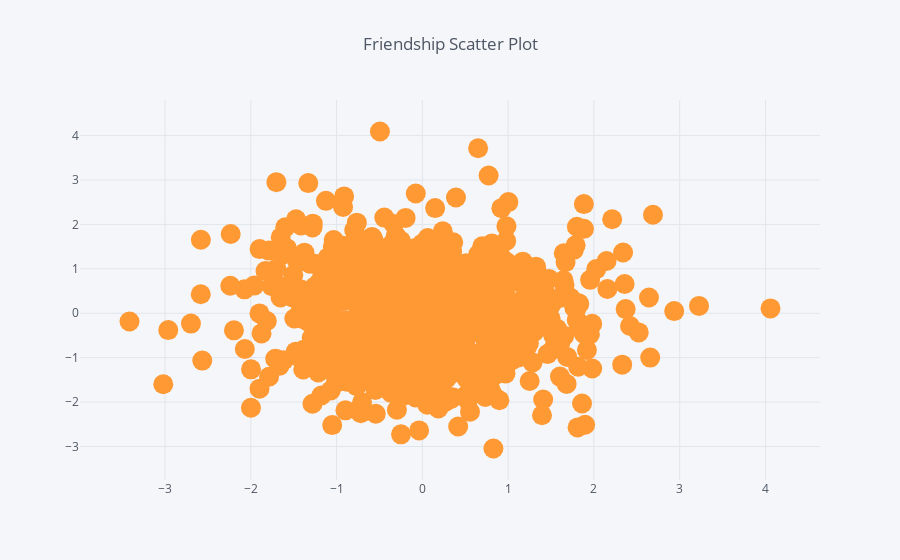

Source (notebook cell):
### Code cell
df.iplot(kind='scatter', x='Sabrina', y='Rose', title = 'Friendship Scatter Plot', mode='markers',  size=20)

### Figure 1 — Plotly figure (JSON) as saved in the notebook; plotly's stock layout.template omitted (floating-point values rounded to 4 significant figures; data arrays with more than 128 entries replaced by an {"elided": "..."} marker saying what was removed)
{"data": [{"line": {"color": "rgba(255, 153, 51, 1.0)", "dash": "solid", "width": 1.3}, "marker": {"size": 20, "symbol": "dot"}, "mode": "markers", "name": "Rose", "text": "", "type": "scatter", "x": {"elided": "800 float values"}, "y": {"elided": "800 float values"}}], "layout": {"legend": {"bgcolor": "#F5F6F9", "font": {"color": "#4D5663"}}, "paper_bgcolor": "#F5F6F9", "plot_bgcolor": "#F5F6F9", "title": "Friendship Scatter Plot", "titlefont": {"color": "#4D5663"}, "xaxis1": {"gridcolor": "#E1E5ED", "showgrid": true, "tickfont": {"color": "#4D5663"}, "title": "", "titlefont": {"color": "#4D5663"}, "zerolinecolor": "#E1E5ED"}, "yaxis1": {"gridcolor": "#E1E5ED", "showgrid": true, "tickfont": {"color": "#4D5663"}, "title": "", "titlefont": {"color": "#4D5663"}, "zerolinecolor": "#E1E5ED"}}}
